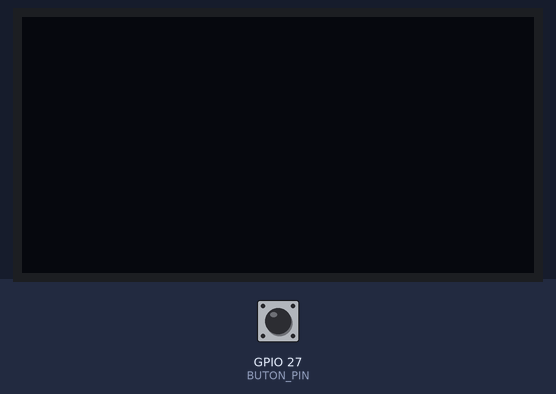
Recording of a sketch running on a simulated ESP32. Shown: 128×64 one-colour display. Inputs (shaded band) come from the test bench; at power-on: GPIO 27 (BUTON_PIN) HIGH. WiFi joins after 1.5 s; servers stay silent unless stated; the local clock reads 2024-03-15 10:24:30 at power-on unless the sketch sets it; what the sketch prints to the serial monitor is not drawn.

Above: at 2.7 s.
2.8 s: GPIO 27 (BUTON_PIN) pulled LOW for 0.15 s
At 3.3 s:
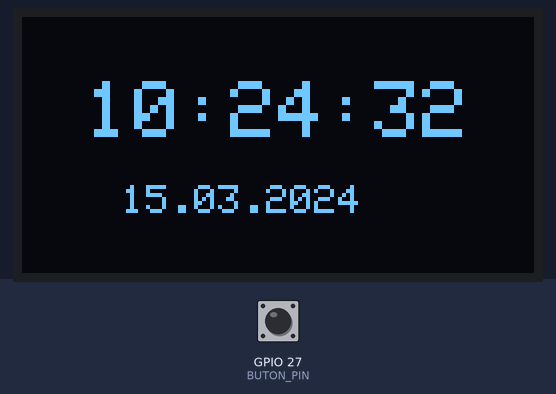
5.9 s: GPIO 27 (BUTON_PIN) pulled LOW for 1 s
At 15.7 s:
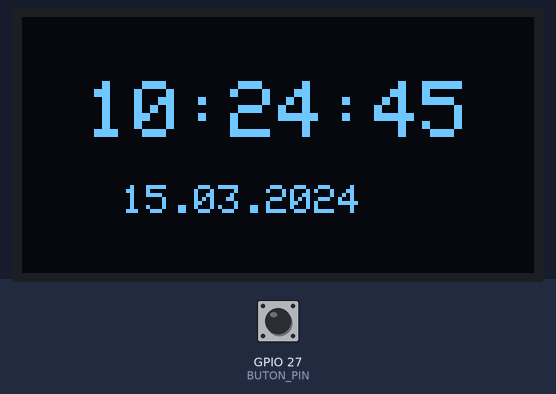
Timing chart, 0 to 15.9 s (numbered marks = the images above; inputs shaded):
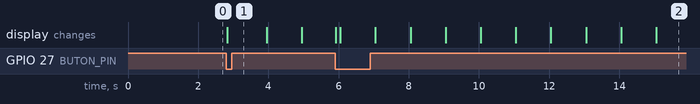

The sketch:

ceasoledv2.ino
```cpp
#include <WiFi.h>
#include "time.h"

#include <Wire.h>
#include <Adafruit_GFX.h>
#include <Adafruit_SSD1306.h>


// =========================
// Wi-Fi + NTP
// =========================

const char* ssid = "";
const char* parola = "";

const char* serverNTP = "pool.ntp.org";

const long decalajGMT_sec = 7200;
const int decalajOraVara_sec = 3600;


// =========================
// OLED
// =========================

#define SCREEN_WIDTH 128
#define SCREEN_HEIGHT 64

Adafruit_SSD1306 display(
  SCREEN_WIDTH,
  SCREEN_HEIGHT,
  &Wire,
  -1
);


// =========================
// Buton
// =========================

#define BUTON_PIN 27

bool oledPornit = false;
bool butonAnterior = HIGH;


// =========================
// Timer OLED
// =========================

unsigned long momentPornireOLED = 0;

const unsigned long durataAfisare = 15000;


// =========================
// Timer actualizare
// =========================

unsigned long ultimaAfisare = 0;

const unsigned long intervalAfisare = 1000;


// =========================
// SETUP
// =========================

void setup() {

  Serial.begin(115200);

  pinMode(BUTON_PIN, INPUT_PULLUP);


  // =========================
  // OLED
  // =========================

  if (!display.begin(SSD1306_SWITCHCAPVCC, 0x3C)) {

    Serial.println("OLED failed!");

    while (true) {
      delay(1000);
    }
  }


  // =========================
  // Wi-Fi
  // =========================

  Serial.println("Connecting WiFi...");

  WiFi.begin(ssid, parola);

  while (WiFi.status() != WL_CONNECTED) {

    delay(500);

    Serial.print(".");
  }

  Serial.println();

  Serial.println("Wi-Fi conectat.");


  // =========================
  // NTP
  // =========================

  configTime(
    decalajGMT_sec,
    decalajOraVara_sec,
    serverNTP
  );

  Serial.println("Astept sincronizarea NTP...");


  // Asteptam pana cand avem o ora valida
  struct tm infoOra;

  while (!getLocalTime(&infoOra)) {

    Serial.println("Inca astept ora...");

    delay(500);
  }


  Serial.println("Ora sincronizata!");


  // Afisam ora obtinuta pentru verificare
  Serial.println(
    &infoOra,
    "%A, %d.%m.%Y %H:%M:%S"
  );


  // =========================
  // Acum putem opri Wi-Fi
  // =========================

  WiFi.disconnect(true);
  WiFi.mode(WIFI_OFF);

  Serial.println("Wi-Fi oprit.");
  Serial.println("Sistem gata.");


  // OLED OFF la pornire
  display.clearDisplay();
  display.display();
}


// =========================
// LOOP
// =========================

void loop() {

  // =========================
  // BUTON
  // =========================

  bool butonAcum = digitalRead(BUTON_PIN);


  if (butonAnterior == HIGH && butonAcum == LOW) {

    oledPornit = true;

    momentPornireOLED = millis();

    Serial.println("OLED ON");


    // Afisam imediat ora
    afisareOraLocala();


    // Debounce
    delay(100);
  }


  butonAnterior = butonAcum;


  // =========================
  // ACTUALIZARE OLED
  // =========================

  if (oledPornit) {

    if (millis() - ultimaAfisare >= intervalAfisare) {

      ultimaAfisare = millis();

      afisareOraLocala();
    }
  }


  // =========================
  // OPRIRE DUPA 15 SECUNDE
  // =========================

  if (oledPornit) {

    if (millis() - momentPornireOLED >= durataAfisare) {

      oledPornit = false;

      display.clearDisplay();
      display.display();

      Serial.println("OLED OFF");
    }
  }
}


// =========================
// AFISARE ORA
// =========================

void afisareOraLocala() {

  struct tm infoOra;


  if (!getLocalTime(&infoOra)) {

    Serial.println("Nu s-a putut obtine ora");

    return;
  }


  display.clearDisplay();


  // =========================
  // Ora
  // =========================

  display.setTextSize(2);

  display.setTextColor(WHITE);

  display.setCursor(16, 16);

  display.println(
    &infoOra,
    "%H:%M:%S"
  );


  // =========================
  // Data
  // =========================

  display.setTextSize(1);

  display.setCursor(25, 42);

  display.println(
    &infoOra,
    "%d.%m.%Y"
  );


  display.display();


  // Serial Monitor
  Serial.println(
    &infoOra,
    "%A, %d.%m.%Y %H:%M:%S"
  );
}
```

Measured:
- after the input at 2.8 s, the display: changes at once (image 1)
